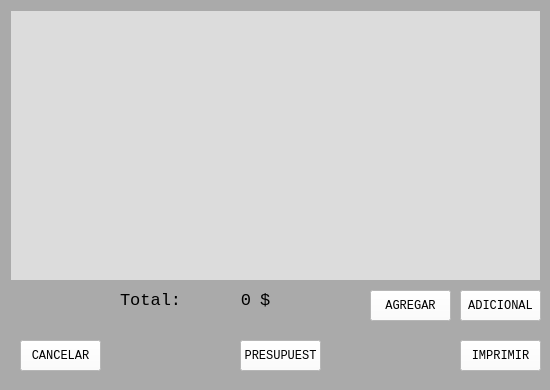
   <widget class="QWidget" name="widgetVender" native="true">
    <property name="geometry">
     <rect>
      <x>670</x>
      <y>1090</y>
      <width>550</width>
      <height>390</height>
     </rect>
    </property>
    <property name="styleSheet">
     <string notr="true">background-color: rgb(170, 170, 170);</string>
    </property>
    <widget class="QPushButton" name="ButtonVenderCancelar">
     <property name="geometry">
      <rect>
       <x>20</x>
       <y>340</y>
       <width>81</width>
       <height>31</height>
      </rect>
     </property>
     <property name="font">
      <font>
       <family>Courier New</family>
      </font>
     </property>
     <property name="styleSheet">
      <string notr="true">background-color: rgb(255, 255, 255);</string>
     </property>
     <property name="text">
      <string>CANCELAR</string>
     </property>
    </widget>
    <widget class="QPlainTextEdit" name="TextVenderTicket">
     <property name="geometry">
      <rect>
       <x>10</x>
       <y>10</y>
       <width>531</width>
       <height>271</height>
      </rect>
     </property>
     <property name="styleSheet">
      <string notr="true">background-color: rgb(220, 220, 220);</string>
     </property>
     <property name="readOnly">
      <bool>true</bool>
     </property>
    </widget>
    <widget class="QPushButton" name="ButtonVenderAgregar">
     <property name="geometry">
      <rect>
       <x>370</x>
       <y>290</y>
       <width>81</width>
       <height>31</height>
      </rect>
     </property>
     <property name="font">
      <font>
       <family>Courier New</family>
      </font>
     </property>
     <property name="styleSheet">
      <string notr="true">background-color: rgb(255, 255, 255);</string>
     </property>
     <property name="text">
      <string>AGREGAR</string>
     </property>
    </widget>
    <widget class="QPushButton" name="ButtonVenderAdicional">
     <property name="geometry">
      <rect>
       <x>460</x>
       <y>290</y>
       <width>81</width>
       <height>31</height>
      </rect>
     </property>
     <property name="font">
      <font>
       <family>Courier New</family>
      </font>
     </property>
     <property name="styleSheet">
      <string notr="true">background-color: rgb(255, 255, 255);</string>
     </property>
     <property name="text">
      <string>ADICIONAL</string>
     </property>
    </widget>
    <widget class="QPushButton" name="ButtonVenderImprimir">
     <property name="geometry">
      <rect>
       <x>460</x>
       <y>340</y>
       <width>81</width>
       <height>31</height>
      </rect>
     </property>
     <property name="font">
      <font>
       <family>Courier New</family>
      </font>
     </property>
     <property name="styleSheet">
      <string notr="true">background-color: rgb(255, 255, 255);</string>
     </property>
     <property name="text">
      <string>IMPRIMIR</string>
     </property>
    </widget>
    <widget class="QPushButton" name="ButtonMenuVender_2">
     <property name="geometry">
      <rect>
       <x>240</x>
       <y>340</y>
       <width>81</width>
       <height>31</height>
      </rect>
     </property>
     <property name="font">
      <font>
       <family>Courier New</family>
      </font>
     </property>
     <property name="styleSheet">
      <string notr="true">background-color: rgb(255, 255, 255);</string>
     </property>
     <property name="text">
      <string>PRESUPUEST</string>
     </property>
    </widget>
    <widget class="QLabel" name="label_67">
     <property name="geometry">
      <rect>
       <x>120</x>
       <y>290</y>
       <width>61</width>
       <height>21</height>
      </rect>
     </property>
     <property name="font">
      <font>
       <family>Courier New</family>
       <pointsize>13</pointsize>
      </font>
     </property>
     <property name="text">
      <string>Total:</string>
     </property>
    </widget>
    <widget class="QLabel" name="labelVenderTotal">
     <property name="geometry">
      <rect>
       <x>180</x>
       <y>290</y>
       <width>71</width>
       <height>21</height>
      </rect>
     </property>
     <property name="font">
      <font>
       <family>Courier New</family>
       <pointsize>13</pointsize>
      </font>
     </property>
     <property name="text">
      <string>0</string>
     </property>
     <property name="alignment">
      <set>Qt::AlignRight|Qt::AlignTrailing|Qt::AlignVCenter</set>
     </property>
    </widget>
    <widget class="QLabel" name="label_68">
     <property name="geometry">
      <rect>
       <x>260</x>
       <y>290</y>
       <width>16</width>
       <height>21</height>
      </rect>
     </property>
     <property name="font">
      <font>
       <family>Courier New</family>
       <pointsize>13</pointsize>
      </font>
     </property>
     <property name="text">
      <string>$</string>
     </property>
    </widget>
   </widget>
